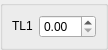
<ui version="4.0" >
 <class>DlgRef_1Spin_QTD</class>
 <widget class="QWidget" name="DlgRef_1Spin_QTD" >
  <property name="geometry" >
   <rect>
    <x>0</x>
    <y>0</y>
    <width>99</width>
    <height>41</height>
   </rect>
  </property>
  <property name="windowTitle" >
   <string/>
  </property>
  <layout class="QGridLayout" >
   <property name="leftMargin" >
    <number>0</number>
   </property>
   <property name="topMargin" >
    <number>0</number>
   </property>
   <property name="rightMargin" >
    <number>0</number>
   </property>
   <property name="bottomMargin" >
    <number>0</number>
   </property>
   <property name="horizontalSpacing" >
    <number>0</number>
   </property>
   <property name="verticalSpacing" >
    <number>0</number>
   </property>
   <item row="0" column="0" >
    <widget class="QGroupBox" name="GroupBox1" >
     <property name="title" >
      <string/>
     </property>
     <layout class="QGridLayout" >
      <property name="leftMargin" >
       <number>9</number>
      </property>
      <property name="topMargin" >
       <number>9</number>
      </property>
      <property name="rightMargin" >
       <number>9</number>
      </property>
      <property name="bottomMargin" >
       <number>9</number>
      </property>
      <property name="horizontalSpacing" >
       <number>6</number>
      </property>
      <property name="verticalSpacing" >
       <number>6</number>
      </property>
      <item row="0" column="0" >
       <widget class="QLabel" name="TextLabel1" >
        <property name="sizePolicy" >
         <sizepolicy vsizetype="Fixed" hsizetype="Fixed" >
          <horstretch>0</horstretch>
          <verstretch>0</verstretch>
         </sizepolicy>
        </property>
        <property name="text" >
         <string>TL1</string>
        </property>
        <property name="wordWrap" >
         <bool>false</bool>
        </property>
       </widget>
      </item>
      <item row="0" column="1" >
       <widget class="SalomeApp_DoubleSpinBox" name="SpinBox_DX" />
      </item>
     </layout>
    </widget>
   </item>
  </layout>
 </widget>
 <layoutdefault spacing="6" margin="11" />
 <pixmapfunction>qPixmapFromMimeSource</pixmapfunction>
 <customwidgets>
  <customwidget>
   <class>SalomeApp_DoubleSpinBox</class>
   <extends>QDoubleSpinBox</extends>
   <header location="global" >gui/SalomeApp_DoubleSpinBox.h</header>
  </customwidget>
 </customwidgets>
 <resources/>
 <connections/>
</ui>
